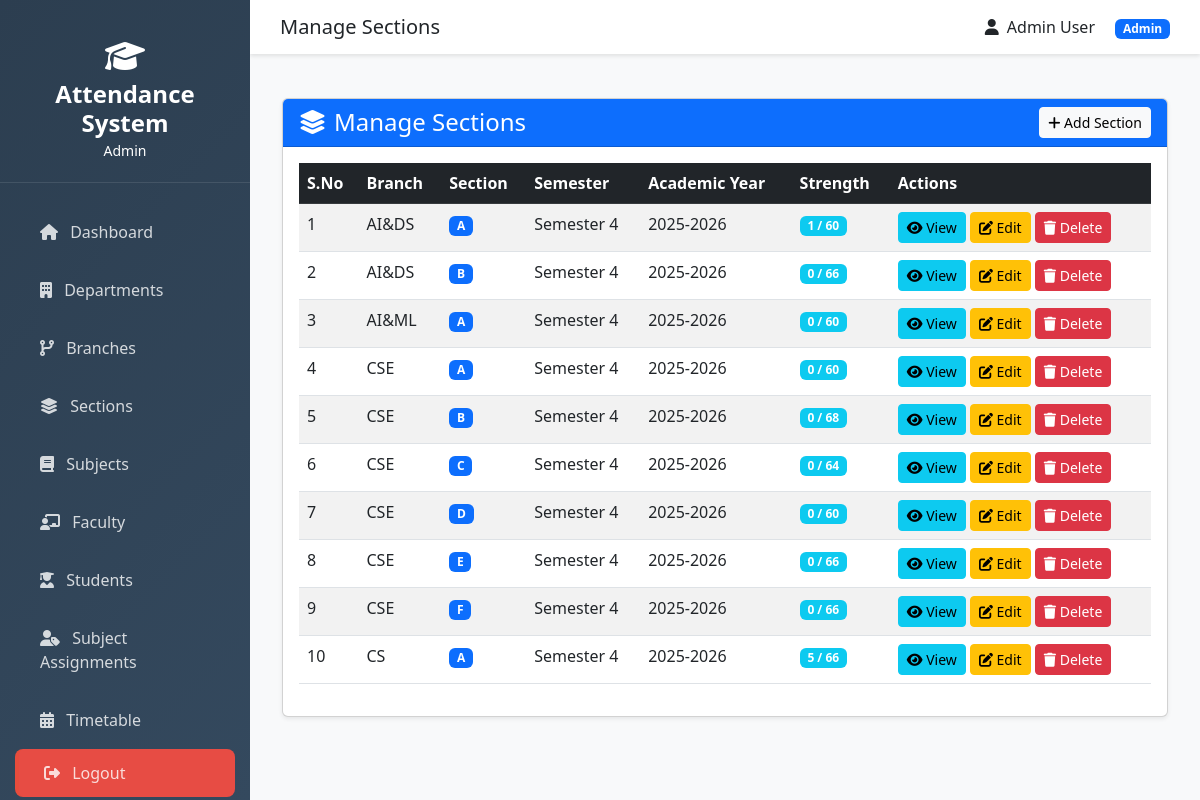
Screenshot of /manage/sections/ (signed in) with the database file from the repository.
### attendance/models.py (models this page shows, shortened)
class User(AbstractUser):
    ROLE_CHOICES = [
        ('admin', 'Admin'),
        ('faculty', 'Faculty'),
        ('student', 'Student'),
    ]
    role = models.CharField(max_length=10, choices=ROLE_CHOICES)
    phone = models.CharField(max_length=15, blank=True, null=True)
    created_at = models.DateTimeField(auto_now_add=True)
    updated_at = models.DateTimeField(auto_now=True)
    class Meta:
        db_table = 'users'
        verbose_name = 'User'
        verbose_name_plural = 'Users'

class Section(models.Model):
    branch = models.ForeignKey(Branch, on_delete=models.CASCADE, related_name='sections')
    name = models.CharField(max_length=10)  # e.g., A, B, C
    semester = models.IntegerField(validators=[MinValueValidator(1), MaxValueValidator(8)])
    academic_year = models.ForeignKey(AcademicYear, on_delete=models.CASCADE)
    capacity = models.IntegerField(default=60)
    created_at = models.DateTimeField(auto_now_add=True)
    class Meta:
        db_table = 'sections'
        ordering = ['branch', 'semester', 'name']
        unique_together = ['branch', 'semester', 'name', 'academic_year']

class Branch(models.Model):
    department = models.ForeignKey(Department, on_delete=models.CASCADE, related_name='branches')
    name = models.CharField(max_length=100)
    code = models.CharField(max_length=10)
    duration_years = models.IntegerField(default=4)
    created_at = models.DateTimeField(auto_now_add=True)
    class Meta:
        db_table = 'branches'
        ordering = ['department', 'name']
        unique_together = ['department', 'code']

class AcademicYear(models.Model):
    year = models.CharField(max_length=20, unique=True)  # e.g., "2024-2025"
    start_date = models.DateField()
    end_date = models.DateField()
    is_active = models.BooleanField(default=True)
    created_at = models.DateTimeField(auto_now_add=True)
    class Meta:
        db_table = 'academic_years'
        ordering = ['-start_date']

### attendance/views.py (the view, shortened to what this page needs)
# urls.py: path('manage/sections/', views.manage_sections, name='manage_sections'),
@login_required
@role_required('admin')
def manage_sections(request):
    sections = Section.objects.select_related('branch', 'academic_year').all()
    branches = Branch.objects.select_related('department').all()
    departments = Department.objects.all()
    academic_years = AcademicYear.objects.all()
    context = {
        'sections': sections,
        'branches': branches,
        'departments': departments,
        'academic_years': academic_years
    }
    return render(request, 'admin/manage_sections.html', context)

### attendance/templates/admin/manage_sections.html (shortened to what this page needs)
{% extends "base.html" %}
{% block page_title %}Manage Sections{% endblock %}
{% block content %}
<div class="container-fluid py-4">
    <div class="row">
        <div class="col-12">
            <div class="card shadow-sm">
                <div class="card-header bg-primary text-white d-flex justify-content-between align-items-center">
                    <h4 class="mb-0"><i class="fas fa-layer-group me-2"></i>Manage Sections</h4>
                    <button type="button" class="btn btn-light btn-sm" data-bs-toggle="modal" data-bs-target="#addSectionModal">
                        <i class="fas fa-plus"></i> Add Section
                    </button>
                </div>
                <div class="card-body">
                    <div class="table-responsive">
                        <table class="table table-hover table-striped">
                            <thead class="table-dark">
                                <tr>
                                    <th>S.No</th>
                                    <th>Branch</th>
                                    <th>Section</th>
                                    <th>Semester</th>
                                    <th>Academic Year</th>
                                    <th>Strength</th>
                                    <th>Actions</th>
                                </tr>
                            </thead>
                            <tbody>
                                {% for section in sections %}
                                <tr>
                                    <td>{{ forloop.counter }}</td>
                                    <td>{{ section.branch.code }}</td>
                                    <td><span class="badge bg-primary">{{ section.name }}</span></td>
                                    <td>Semester {{ section.semester }}</td>
                                    <td>{{ section.academic_year.year }}</td>
                                    <td>
                                        <span class="badge bg-info">{{ section.students.count }} / {{ section.capacity }}</span>
                                    </td>
                                    <td>
                                        <button class="btn btn-sm btn-info" data-bs-toggle="modal" data-bs-target="#viewSectionModal{{ section.id }}">
                                            <i class="fas fa-eye"></i> View
                                        </button>
                                        <button class="btn btn-sm btn-warning" data-bs-toggle="modal" data-bs-target="#editSectionModal{{ section.id }}">
                                            <i class="fas fa-edit"></i> Edit
                                        </button>
                                        <button class="btn btn-sm btn-danger" data-bs-toggle="modal" data-bs-target="#deleteSectionModal{{ section.id }}">
                                            <i class="fas fa-trash"></i> Delete
                                        </button>
                                    </td>
                                </tr>
                                {% empty %}
                                <tr>
                                    <td colspan="7" class="text-center">No sections found</td>
                                </tr>
                                {% endfor %}
                            </tbody>
                        </table>
                    </div>
                </div>
            </div>
        </div>
    </div>
</div>
{% endblock %}

### attendance/templates/base.html (shortened to what this page needs)
<!DOCTYPE html>
<html lang="en">
<head>
    <link href="https://cdnjs.cloudflare.com/ajax/libs/bootstrap/5.3.0/css/bootstrap.min.css" rel="stylesheet">
    <link href="https://cdnjs.cloudflare.com/ajax/libs/font-awesome/6.4.0/css/all.min.css" rel="stylesheet">
</head>
<body>
    {% if user.is_authenticated %}
    <div class="sidebar">
        <div class="logo">
            <i class="fas fa-graduation-cap fa-2x mb-2"></i>
            <h4>Attendance System</h4>
            <small>{{ user.get_role_display }}</small>
        </div>
        <nav class="nav flex-column">
            <a class="nav-link" href="{% url 'dashboard' %}">
                <i class="fas fa-home me-2"></i> Dashboard
            </a>
            {% if user.role == 'admin' %}
                <a class="nav-link" href="{% url 'manage_departments' %}">
                    <i class="fas fa-building me-2"></i> Departments
                </a>
                <a class="nav-link" href="{% url 'manage_branches' %}">
                    <i class="fas fa-code-branch me-2"></i> Branches
                </a>
                <a class="nav-link" href="{% url 'manage_sections' %}">
                    <i class="fas fa-layer-group me-2"></i> Sections
                </a>
                <a class="nav-link" href="{% url 'manage_subjects' %}">
                    <i class="fas fa-book me-2"></i> Subjects
                </a>
                <a class="nav-link" href="{% url 'manage_faculty' %}">
                    <i class="fas fa-chalkboard-teacher me-2"></i> Faculty
                </a>
                <a class="nav-link" href="{% url 'manage_students' %}">
                    <i class="fas fa-user-graduate me-2"></i> Students
                </a>
                <a class="nav-link" href="{% url 'manage_subject_assignments' %}">
                    <i class="fas fa-user-tag me-2"></i> Subject Assignments
                </a>
                <a class="nav-link" href="{% url 'manage_timetable' %}">
                    <i class="fas fa-calendar-alt me-2"></i> Timetable
                </a>
            {% endif %}
            <a class="nav-link logout" href="{% url 'logout' %}">
                <i class="fas fa-sign-out-alt me-2"></i> Logout
            </a>
        </nav>
    </div>
    <div class="main-content">
        <div class="top-navbar">
            <h5 class="mb-0">{% block page_title %}Dashboard{% endblock %}</h5>
            <div>
                <span class="me-3"><i class="fas fa-user me-2"></i>{{ user.get_full_name }}</span>
                <span class="badge bg-primary">{{ user.get_role_display }}</span>
            </div>
        </div>
        {% block content %}{% endblock %}
    </div>
    {% else %}
        {% block login_content %}{% endblock %}
    {% endif %}
</body>
</html>

### attendance/templates/base.html (style rules this page uses)
:root { --primary-color: #2c3e50; --secondary-color: #3498db; --success-color: #27ae60; --danger-color: #e74c3c; --warning-color: #f39c12; --info-color: #16a085; }
body { font-family: 'Segoe UI', Tahoma, Geneva, Verdana, sans-serif; background-color: #f8f9fa; }
.sidebar { min-height: 100vh; background: linear-gradient(135deg, var(--primary-color), #34495e); color: white; position: fixed; top: 0; left: 0; width: 250px; padding: 20px 0; z-index: 1000; display: flex; flex-direction: column; height: 100vh; }
.sidebar .nav { flex-grow: 1; display: flex; flex-direction: column; }
.sidebar .nav-link.logout { margin-top: auto; background: rgba(231, 76, 68, 8.1); border-left: 4px solid #e74c3c; }
.sidebar .logo { text-align: center; padding: 20px; border-bottom: 1px solid rgba(255,255,255,0.1); margin-bottom: 20px; }
.sidebar .logo h4 { margin: 0; font-weight: 600; }
.sidebar .nav-link { color: rgba(255,255,255,0.8); padding: 12px 25px; margin: 5px 15px; border-radius: 8px; transition: all 0.3s; }
.main-content { margin-left: 250px; padding: 20px; }
.top-navbar { background: white; padding: 15px 30px; margin: -20px -20px 20px -20px; box-shadow: 0 2px 4px rgba(0,0,0,0.1); display: flex; justify-content: space-between; align-items: center; }

### rows the page displays
User: role "Admin", get_full_name "Admin User"
Section: branch.code "AI&DS", name "A", semester "4", academic_year.year "2025-2026", students.count "1", capacity "60"
Section: branch.code "AI&DS", name "B", semester "4", academic_year.year "2025-2026", students.count "0", capacity "66"
Section: branch.code "AI&ML", name "A", semester "4", academic_year.year "2025-2026", students.count "0", capacity "60"
Section: branch.code "CSE", name "A", semester "4", academic_year.year "2025-2026", students.count "0", capacity "60"
Section: branch.code "CSE", name "B", semester "4", academic_year.year "2025-2026", students.count "0", capacity "68"
Section: branch.code "CSE", name "C", semester "4", academic_year.year "2025-2026", students.count "0", capacity "64"
Section: branch.code "CSE", name "D", semester "4", academic_year.year "2025-2026", students.count "0", capacity "60"
Section: branch.code "CSE", name "E", semester "4", academic_year.year "2025-2026", students.count "0", capacity "66"
Section: branch.code "CSE", name "F", semester "4", academic_year.year "2025-2026", students.count "0", capacity "66"
Section: branch.code "CS", name "A", semester "4", academic_year.year "2025-2026", students.count "5", capacity "66"
